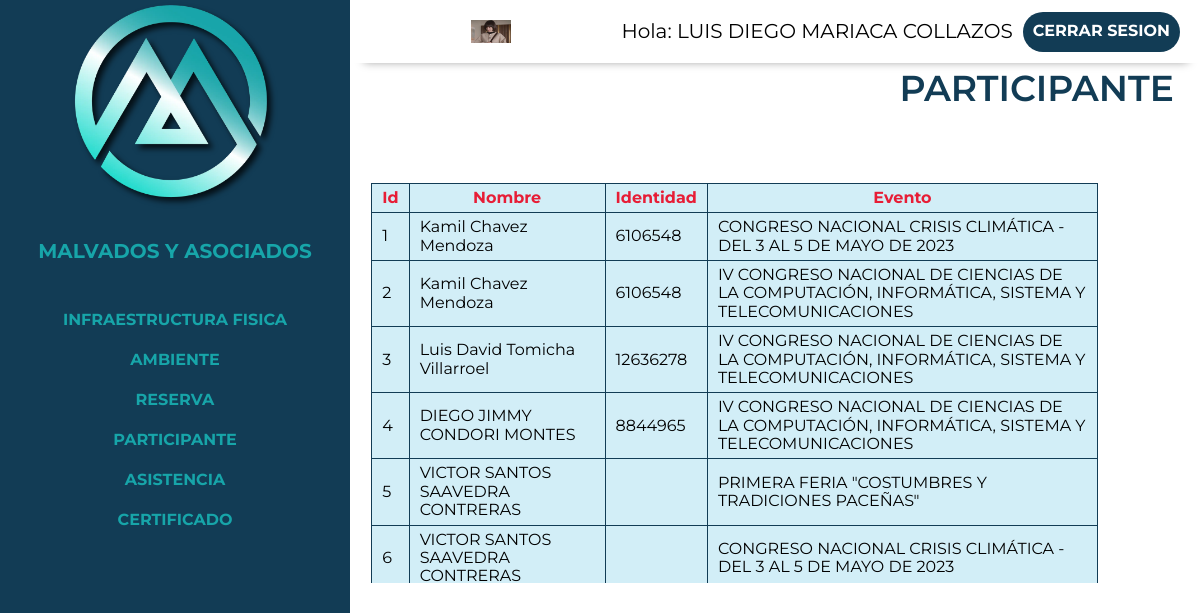
The app's page /control/participante.php (signed in) with its own data.
### tables this page shows
CREATE TABLE `usuario` (
  `id_usuario` int(20) NOT NULL,
  `nombre` varchar(60) NOT NULL,
  `apPaterno` varchar(50) NOT NULL,
  `apMaterno` varchar(50) NOT NULL,
  `email` varchar(60) NOT NULL,
  `password` char(60) DEFAULT NULL,
  `estado` varchar(60) DEFAULT NULL,
  `identidad` varchar(60) NOT NULL,
  `foto` varchar(200) DEFAULT NULL,
  `usuario` varchar(50) DEFAULT NULL,
  `celular` varchar(20) DEFAULT NULL,
  `fechaRegistro` date DEFAULT NULL,
  `token` varchar(50) DEFAULT NULL
);

CREATE TABLE `participante` (
  `id_participante` int(20) NOT NULL,
  `id_usuario` int(20) NOT NULL,
  `id_evento` int(20) NOT NULL,
  `fecha_participante` date NOT NULL,
  `codigo_qr` varchar(225) DEFAULT NULL
);

CREATE TABLE `evento` (
  `id_evento` int(20) NOT NULL,
  `fechaEvento` date DEFAULT NULL,
  `nombreEvento` varchar(225) NOT NULL,
  `Duracion` int(45) NOT NULL,
  `descripcion` longtext NOT NULL,
  `imagen` varchar(200) DEFAULT NULL,
  `id_ambiente` int(11) NOT NULL,
  `gratuito` varchar(2) DEFAULT 'no',
  `costo` decimal(10,0) DEFAULT NULL,
  `fechaFin` date DEFAULT NULL,
  `hora_ini` time NOT NULL,
  `hora_fin` time NOT NULL,
  `estado` varchar(60) NOT NULL,
  `emite` varchar(100) NOT NULL,
  `certificado_img` varchar(100) NOT NULL
);

### control/participante.php (the view, shortened to what this page needs)
<?php require 'includes/header.php';
 include("../app/conexion.php");
    $sql="select *from participante";
    $resultado=mysqli_query($conectar,$sql);$sw=1;?>
<div class="contenedor">
    <div class="listar ">
        <h2 >Participante</h2>
    </div>
    <br/>
    <div class="tlis" style="
    max-height: 40rem;
    overflow: scroll;
">
            <table  >
                <thead>
                    <tr>
                        <th data-titulo="Id:">Id</th>
                        <th data-titulo="Nombre:">Nombre</th>
                        <th data-titulo="Identidad:">Identidad</th>
                        <th data-titulo="Evento:">Evento</th>
                    </tr>
                </thead>
                <tbody>
                     <?php
                            while($filas=mysqli_fetch_assoc($resultado)){
                                $s="select * from usuario where id_usuario='".$filas['id_usuario']."'";
                                $r=mysqli_query($conectar,$s);
                                $f=mysqli_fetch_assoc($r);
                                $sqle="select * from evento where id_evento='".$filas['id_evento']."'";
                                $re=mysqli_query($conectar,$sqle);
                                $fe=mysqli_fetch_assoc($re);
                            ?>
                    <tr>
                        <td data-titulo="Id:"><?php echo $sw?></td>
                        <td data-titulo="Nombre:"><?php echo $f['nombre']." ".$f['apPaterno']." ".$f['apMaterno'];?></td>
                        <td data-titulo="Identidad:"><?php echo $f['identidad']?></td>
                        <td data-titulo="Evento:"><?php echo $fe['nombreEvento']?></td>
                    </tr>
                    <?php
                $sw=$sw+1;
                }
                    ?>
                </tbody>
            </table>
         </div>
    </div>
</div>
<?php require 'includes/footer.php' ?>

### control/includes/header.php (shortened to what this page needs)
<!DOCTYPE html>
<html lang="en">
<head>
    <link rel="stylesheet" href="https://cdn.jsdelivr.net/npm/bootstrap-icons@1.10.4/font/bootstrap-icons.css">
    <link rel="stylesheet" href="../build/css/app.css">
    <link href="https://cdn.jsdelivr.net/npm/select2@4.1.0-rc.0/dist/css/select2.min.css" rel="stylesheet" />
</head>
<body>
<div class="dashboard">
    <aside class="sidebar">
        <div class="logo-principal">
            <img  loading="lazy"  width="40" heigth="30" src="../build/img/control/logo.webp" alt="desdeaqui">
            <a href="index.php"><h3>  Malvados y Asociados </h3></a>
        </div>
        <nav class="sidebar-nav flex">
            <a href="infraestructura.php">Infraestructura Fisica</a>
            <a href="ambiente.php">Ambiente</a>
            <a href="reserva.php">Reserva</a>
            <a href="participante.php">Participante</a>
            <a href="asistencia.php">Asistencia</a>
                <a href="certificado.php">Certificado</a>
        </nav>
    </aside>
    <div class="principal">
        <div class="barra flex">
            <img src="../build/img/control/sara.webp"  style="width:40px;height:23px;" class="rounded-pill">
            <p>Hola: <span>
                <?php
                $id=$_SESSION['id'];
                include("../app/conexion.php");
                $sql="select nombre, apPaterno, apMaterno from usuario where id_usuario='$id'";
                $resultado=mysqli_query($conectar,$sql);
                $filas=mysqli_fetch_assoc($resultado);
                 echo $filas['nombre'].' '.$filas['apPaterno'].' '.$filas['apMaterno'];
                ?>
                </span></p>
            <a href="../login/cerrar_session.php" class="cerrar-sesion">Cerrar Sesion</a>
        </div>

### build/css/app.css (style rules this page uses)
html { box-sizing:border-box;font-size:62.5% }
*,:after,:before { box-sizing:inherit }
body { font-family:Montserrat,sans-serif;font-size:1.6rem }
p { color:#000;font-size:2rem }
.contenedor { margin:0 auto;max-width:120rem;width:95% }
a { text-decoration:none }
h1,h2,h3 { margin:0 0 5rem }
h2 { font-size:3.6rem }
h3 { font-size:3rem }
img { display:block;height:auto;margin:0 auto;max-width:60%;width:80% }
html { -webkit-text-size-adjust:100%;line-height:1.15 }
body { margin:0 }
a { background-color:transparent }
img { border-style:none }
.dashboard { background-color:#fff }
@media (min-width:768px) { .dashboard { display:flex;height:100vh } }
.dashboard .principal { flex:1 }
.sidebar { background-color:#123c55;width:100% }
@media (min-width:768px) { .sidebar { max-width:35rem } }
.sidebar h3 { color:#17a5a9;font-size:2rem;margin:0;padding:2rem;text-align:left }
.sidebar .sidebar-nav { flex-direction:column;margin-top:5rem }
.sidebar .sidebar-nav a { color:#17a5a9;font-weight:700;padding:1rem;text-align:left;transition-duration:.3s;transition-property:background-color;width:100% }
.barra { background-color:#fff;box-shadow:1px 12px 9px -13px rgba(0,0,0,.4);justify-content:flex-end;padding:1rem 2rem;transition-duration:.3s;transition-property:background-color }
.barra p { margin:1rem }
.listar h2 { color:#123c55;padding:.5rem;text-align:end;text-transform:uppercase }
.barra a { background-color:#123c55;border-radius:5rem }
a { align-items:center;color:#fff;display:grid;font-weight:700;height:4rem;justify-content:center;padding:1rem;text-transform:uppercase;transition-duration:.3s;transition-property:background-color }
.flex { align-items:center;display:flex }
.tlis { max-height:45rem;overflow:scroll }
table { background:#d2eef7;border-collapse:collapse }
table thead { color:#e71d36 }
td,th { border:1px solid #123c55;padding:5px 10px }
@media (min-width:992px) { table { display:table;width:90% } }
h2 { font-weight:600 }

### records on screen
usuario: nombre "LUIS DIEGO", apPaterno "MARIACA", apMaterno "COLLAZOS"
participante: id_usuario.nombre "Kamil", id_usuario.apPaterno "Chavez", id_usuario.apMaterno "Mendoza", id_usuario.identidad "6106548", id_evento.nombreEvento "CONGRESO NACIONAL CRISIS CLIMÁTICA - DEL 3 AL 5 DE MAYO DE 2023"
participante: id_usuario.nombre "Kamil", id_usuario.apPaterno "Chavez", id_usuario.apMaterno "Mendoza", id_usuario.identidad "6106548", id_evento.nombreEvento "IV CONGRESO NACIONAL DE CIENCIAS DE LA COMPUTACIÓN, INFORMÁTICA, SISTEMA Y TELECOMUNICACIONES"
participante: id_usuario.nombre "Luis David", id_usuario.apPaterno "Tomicha", id_usuario.apMaterno "Villarroel", id_usuario.identidad "12636278", id_evento.nombreEvento "IV CONGRESO NACIONAL DE CIENCIAS DE LA COMPUTACIÓN, INFORMÁTICA, SISTEMA Y TELECOMUNICACIONES"
participante: id_usuario.nombre "DIEGO JIMMY", id_usuario.apPaterno "CONDORI", id_usuario.apMaterno "MONTES", id_usuario.identidad "8844965", id_evento.nombreEvento "IV CONGRESO NACIONAL DE CIENCIAS DE LA COMPUTACIÓN, INFORMÁTICA, SISTEMA Y TELECOMUNICACIONES"
participante: id_usuario.nombre "VICTOR SANTOS", id_usuario.apPaterno "SAAVEDRA", id_usuario.apMaterno "CONTRERAS", id_evento.nombreEvento "PRIMERA FERIA \"COSTUMBRES Y TRADICIONES PACEÑAS\""
participante: id_usuario.nombre "VICTOR SANTOS", id_usuario.apPaterno "SAAVEDRA", id_usuario.apMaterno "CONTRERAS", id_evento.nombreEvento "CONGRESO NACIONAL CRISIS CLIMÁTICA - DEL 3 AL 5 DE MAYO DE 2023"
